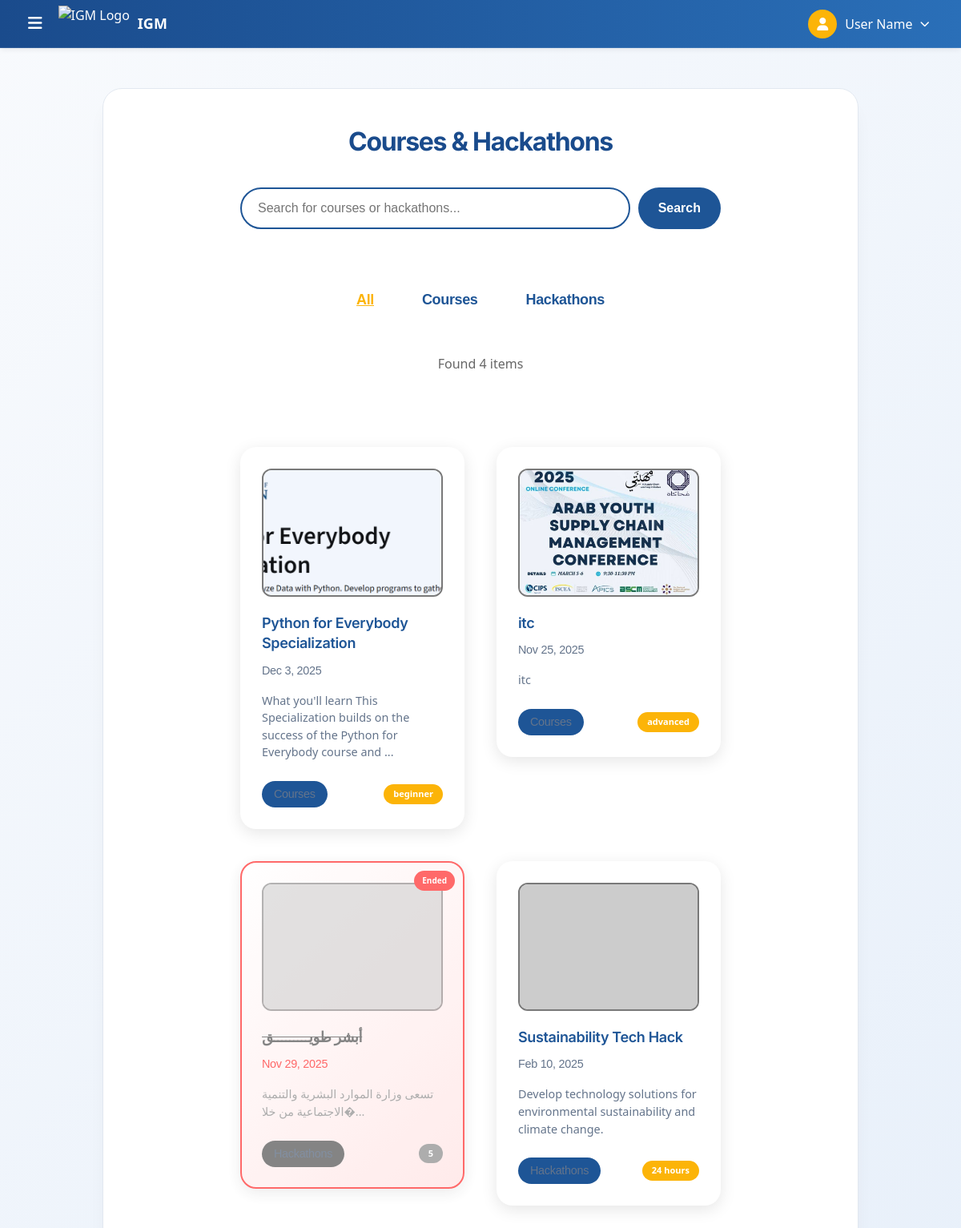
Page /hakathons.php on the committed database.
### tables this page shows
CREATE TABLE `courses` (
  `id` int(11) NOT NULL,
  `title` varchar(255) NOT NULL,
  `description` text DEFAULT NULL,
  `date` date NOT NULL DEFAULT '2024-01-01',
  `instructor` varchar(255) DEFAULT NULL,
  `format` varchar(100) DEFAULT NULL,
  `duration` varchar(100) DEFAULT NULL,
  `level` enum('beginner','intermediate','advanced') DEFAULT 'beginner',
  `price` decimal(10,2) DEFAULT 0.00,
  `certificate` varchar(50) DEFAULT NULL,
  `language` varchar(50) DEFAULT NULL,
  `category` varchar(100) DEFAULT NULL,
  `image_url` varchar(500) DEFAULT NULL,
  `status` enum('active','inactive','draft') DEFAULT 'draft',
  `created_by` int(11) DEFAULT NULL,
  `created_at` timestamp NOT NULL DEFAULT current_timestamp(),
  `updated_at` timestamp NOT NULL DEFAULT current_timestamp() ON UPDATE current_timestamp(),
  `external_link` varchar(500) DEFAULT NULL
);

CREATE TABLE `hackathons` (
  `id` int(11) NOT NULL,
  `title` varchar(255) NOT NULL,
  `description` text DEFAULT NULL,
  `date` date NOT NULL,
  `duration` varchar(100) DEFAULT NULL,
  `location` varchar(255) DEFAULT NULL,
  `format` varchar(100) DEFAULT NULL,
  `prize` varchar(255) DEFAULT NULL,
  `participants_limit` int(11) DEFAULT NULL,
  `registration_deadline` date DEFAULT NULL,
  `organizer` varchar(255) DEFAULT NULL,
  `status` enum('upcoming','ongoing','completed','cancelled') DEFAULT 'upcoming',
  `image_url` varchar(500) DEFAULT NULL,
  `created_by` int(11) DEFAULT NULL,
  `created_at` timestamp NOT NULL DEFAULT current_timestamp(),
  `updated_at` timestamp NOT NULL DEFAULT current_timestamp() ON UPDATE current_timestamp(),
  `external_link` varchar(500) DEFAULT NULL
);

### hakathons.php (the view, shortened to what this page needs)
<?php
require_once 'db_config.php';
if (isset($_SESSION['user_id'])) {
    try {
        $stmt = $pdo->prepare("SELECT * FROM users WHERE id = ?");
        $stmt->execute([$_SESSION['user_id']]);
        $user = $stmt->fetch();
        if (!$user) {
            header("Location: login.php");
            exit();
        }
    } catch(PDOException $e) {
        $user = [
            'full_name' => 'User Name',
            'username' => 'Guest',
            'email' => ''
        ];
    }
} else {
    $user = [
        'full_name' => 'User Name',
        'username' => 'Guest',
        'email' => ''
    ];
}
try {
    $courses_stmt = $pdo->prepare("
        SELECT
            id,
            title,
            date,
            image_url as image,
            'Courses' as type,
            description,
            duration,
            level,
            instructor,
            format,
            price,
            certificate,
            language,
            status,
            external_link,
            created_at
        FROM courses
        WHERE status IN ('active', 'upcoming')
        ORDER BY created_at DESC
    ");
    $courses_stmt->execute();
    $courses = $courses_stmt->fetchAll(PDO::FETCH_ASSOC);
} catch (PDOException $e) {
    $courses = [];
    error_log("Error fetching courses: " . $e->getMessage());
}
try {
    $hackathons_stmt = $pdo->prepare("
        SELECT
            id,
            title,
            date,
            image_url as image,
            'Hackathons' as type,
            description,
            duration,
            location,
            format,
            prize,
            participants_limit,
            registration_deadline,
            organizer,
            status,
            external_link,
            created_at
        FROM hackathons
        ORDER BY created_at DESC
    ");
    $hackathons_stmt->execute();
    $hackathons = $hackathons_stmt->fetchAll(PDO::FETCH_ASSOC);
} catch (PDOException $e) {
    $hackathons = [];
    error_log("Error fetching hackathons: " . $e->getMessage());
    echo "";
}
$all_items = array_merge($courses, $hackathons);
$search_query = '';
if (isset($_GET['search']) && !empty(trim($_GET['search']))) {
    $search_query = trim($_GET['search']);
    $filtered_items = array_filter($all_items, function($item) use ($search_query) {
        return stripos($item['title'], $search_query) !== false ||
               stripos($item['description'], $search_query) !== false;
    });
} else {
    $filtered_items = $all_items;
}
$current_filter = isset($_GET['filter']) ? $_GET['filter'] : 'all';
?>
<!DOCTYPE html>
<html lang="en" dir="ltr">
<head>
    <link rel="stylesheet" href="https://cdnjs.cloudflare.com/ajax/libs/font-awesome/6.0.0-beta3/css/all.min.css">
    <link rel="stylesheet" href="style.css">
</head>
<body>
    <div class="top-nav">
        <div class="nav-left">
            <button class="menu-toggle" id="menuToggle">
                <i class="fas fa-bars"></i>
            </button>
            <div class="logo">
                <img src="https://framerusercontent.com/images/hOzQ20FaHtHA2R9E2cxsUJ47M.png?width=67&height=74" alt="IGM Logo">
                <span class="logo-text">IGM</span>
            </div>
        </div>
        <div class="user-section">
            <div class="user-info" id="userInfo">
                <div class="user-avatar">
                    <i class="fas fa-user"></i>
                </div>
                <span id="userDisplayName"><?php echo htmlspecialchars($user['full_name']); ?></span>
                <i class="fas fa-chevron-down" style="font-size: 12px;"></i>
            </div>
        </div>
    </div>
    <div class="main-content" id="mainContent">
        <div class="main-container">
            <div class="noise-pattern">
                <div class="background-overlay"></div>
            </div>
            <div class="content-container">
                <div class="variant-1">
                    <h1 class="page-title">Courses & Hackathons</h1>
                    <div class="search-container">
                        <form method="GET" class="search-form">
                            <input type="text" name="search" class="search-input" placeholder="Search for courses or hackathons..." value="<?php echo htmlspecialchars($search_query); ?>">
                            <button type="submit" class="search-button">Search</button>
                        </form>
                    </div>
                    <div class="filter-tabs">
                        <div class="tab-container">
                            <a href="?filter=all<?php echo $search_query ? '&search=' . urlencode($search_query) : ''; ?>" class="tab <?php echo $current_filter === 'all' ? 'active' : ''; ?>">
                                <p>All</p>
                            </a>
                        </div>
                        <div class="tab-container">
                            <a href="?filter=courses<?php echo $search_query ? '&search=' . urlencode($search_query) : ''; ?>" class="tab <?php echo $current_filter === 'courses' ? 'active' : ''; ?>">
                                <p>Courses</p>
                            </a>
                        </div>
                        <div class="tab-container">
                            <a href="?filter=hackathons<?php echo $search_query ? '&search=' . urlencode($search_query) : ''; ?>" class="tab <?php echo $current_filter === 'hackathons' ? 'active' : ''; ?>">
                                <p>Hackathons</p>
                            </a>
                        </div>
                    </div>
                    <div class="results-count">
                        Found <?php echo count($filtered_items); ?> <?php echo count($filtered_items) === 1 ? 'item' : 'items'; ?>
                    </div>
                    <div class="hackathons-grid">
                        <?php if (empty($filtered_items)): ?>
                            <div class="no-results">
                                <i class="fas fa-search"></i>
                                <p>No courses or hackathons found matching your criteria.</p>
                                <p>Try adjusting your search or filter.</p>
                                <?php if (count($all_items) === 0): ?>
                                <div style="margin-top: 20px; padding: 15px; background: #f8f9fa; border-radius: 8px;">
                                    <p style="color: #666; font-size: 14px;">
                                    </p>
                                    <p style="color: #666; font-size: 12px; margin-top: 10px;">
                                        Debug Info:<br>
                                        Courses: <?php echo count($courses); ?><br>
                                        Hackathons: <?php echo count($hackathons); ?><br>
                                        Total: <?php echo count($all_items); ?>
                                    </p>
                                </div>
                                <?php endif; ?>
                            </div>
                        <?php else: ?>
                            <?php foreach ($filtered_items as $item):
                                $item_type = $item['type'] ?? 'Unknown';
                                $type_lower = strtolower($item_type);
                            ?>
                            <a href="course_details.php?id=<?php echo $item['id']; ?>&type=<?php echo $type_lower; ?>" class="hackathon-card <?php echo $item['expired'] ? 'expired' : ''; ?>" data-type="<?php echo $item_type; ?>">
                                <?php if ($item['expired']): ?>
                                    <div class="expired-badge">Ended</div>
                                <?php endif; ?>
                                <div class="card-image">
                                    <img src="<?php echo htmlspecialchars($item['image']); ?>"
                                         alt="<?php echo htmlspecialchars($item['title']); ?>"
                                         onerror="this.src='https://via.placeholder.com/300x200/1e5596/ffffff?text=<?php echo urlencode($item['type'] . ': ' . substr($item['title'], 0, 15)); ?>'"
                                         style="width: 100%; height: 100%; object-fit: cover;">
                                </div>
                                <div class="card-content">
                                    <h6 class="card-title <?php echo $item['expired'] ? 'expired-title' : ''; ?>"><?php echo htmlspecialchars($item['title']); ?></h6>
                                    <p class="card-date <?php echo $item['expired'] ? 'expired-date' : ''; ?>">
                                        <?php
                                        if (!empty($item['date']) && $item['date'] != '0000-00-00') {
                                            echo date('M j, Y', strtotime($item['date']));
                                        } else {
                                            echo 'Date not set';
                                        }
                                        ?>
                                    </p>
                                    <p class="card-description"><?php echo htmlspecialchars($item['description']); ?></p>
                                    <div class="card-tag">
                                        <div class="tag">
                                            <p><?php echo $item_type; ?></p>
                                        </div>
                                        <?php if ($item_type === 'Courses'): ?>
                                            <span class="type-badge"><?php echo htmlspecialchars($item['level'] ?? 'All Levels'); ?></span>
                                        <?php else: ?>
                                            <span class="type-badge"><?php echo htmlspecialchars($item['duration'] ?? 'Not specified'); ?></span>
                                        <?php endif; ?>
                                    </div>
                                </div>
                            </a>
                            <?php endforeach; ?>
                        <?php endif; ?>
                    </div>
                </div>
            </div>
        </div>
    </div>
</body>
</html>

### rows in the picture
courses: shows a picture, title "Python for Everybody Specialization", date "Dec 3, 2025", description "What you'll learn This Specialization builds on the success of the Python for Everybody course and ...", item_type "Courses", level "beginner"
courses: shows a picture, title "itc", date "Nov 25, 2025", description "itc", item_type "Courses", level "advanced"
hackathons: shows "Ended", title "أبشر طويـــــــــق", date "Nov 29, 2025", description "تسعى وزارة الموارد البشرية والتنمية الاجتماعية من خلا�...", duration "5"
hackathons: title "Sustainability Tech Hack", date "Feb 10, 2025", description "Develop technology solutions for environmental sustainability and climate change.", item_type "Hackathons", duration "24 hours"

### other values in the picture
count($filtered_items) "4"
